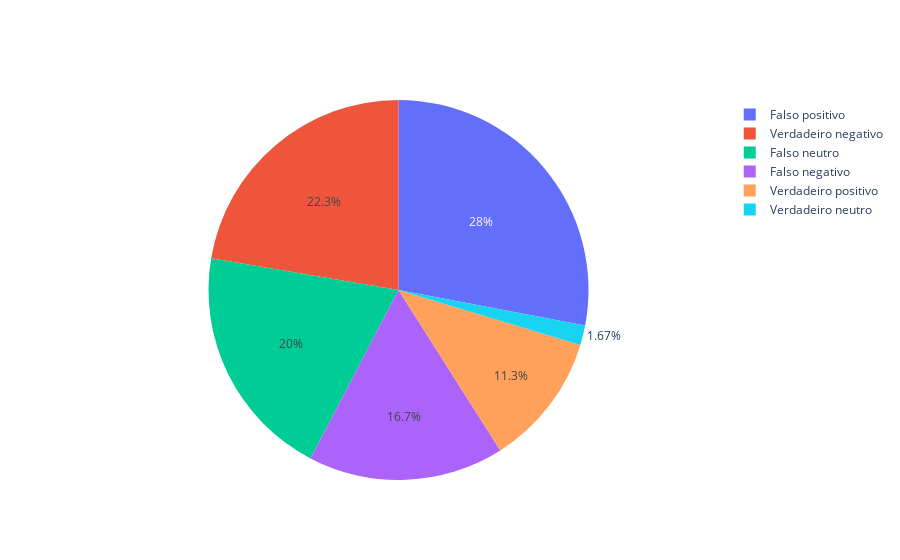

Notebook cell for this chart:
### Code cell
import plotly.graph_objects as go

labels = ['Verdadeiro positivo','Verdadeiro negativo','Falso positivo','Falso negativo','Verdadeiro neutro','Falso neutro']
values = [verdadeiro_positivo, verdadeiro_negativo, falso_positivo, falso_negativo, verdadeiro_neutro, falso_neutro]

fig = go.Figure(data=[go.Pie(labels=labels, values=values)])
fig.show()

### Figure 1 — Plotly figure (JSON) as saved in the notebook; plotly's stock layout.template omitted (floating-point values rounded to 4 significant figures)
{"data": [{"labels": ["Verdadeiro positivo", "Verdadeiro negativo", "Falso positivo", "Falso negativo", "Verdadeiro neutro", "Falso neutro"], "type": "pie", "values": [34, 67, 84, 50, 5, 60]}], "layout": {}}
